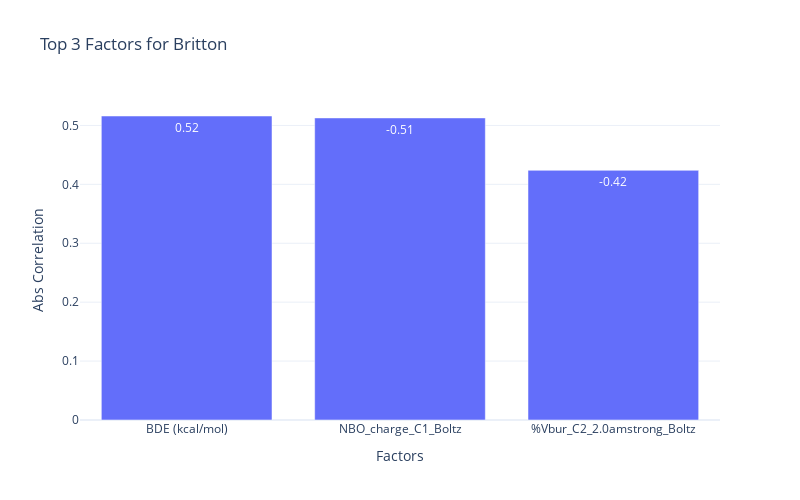
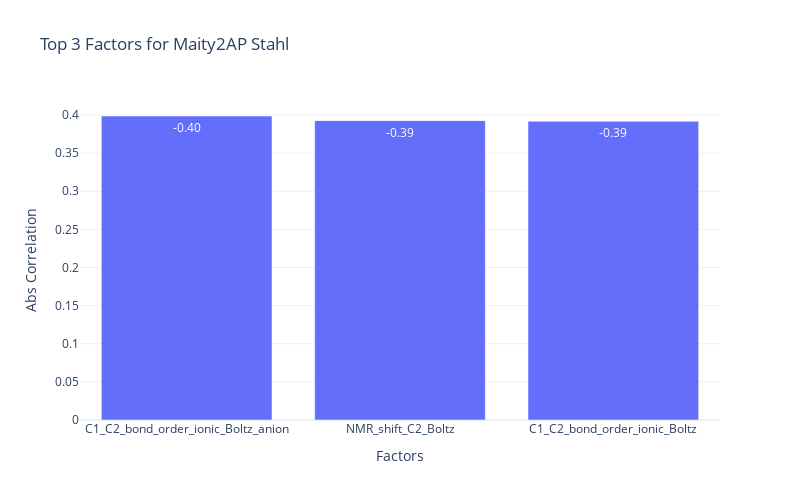
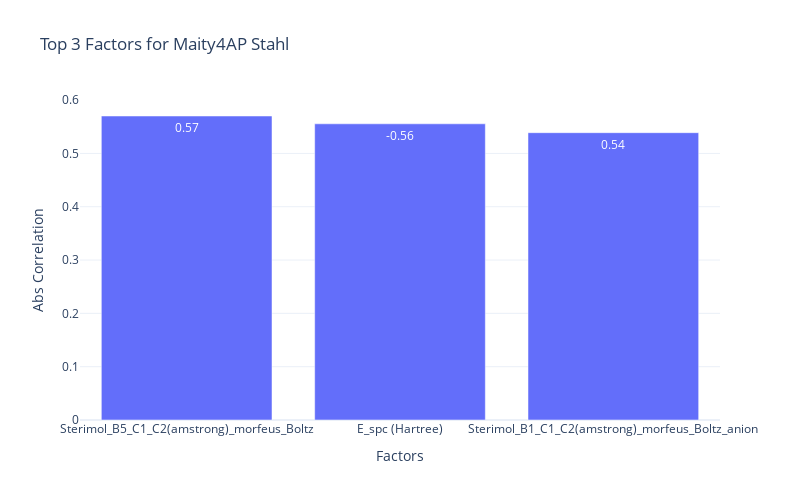
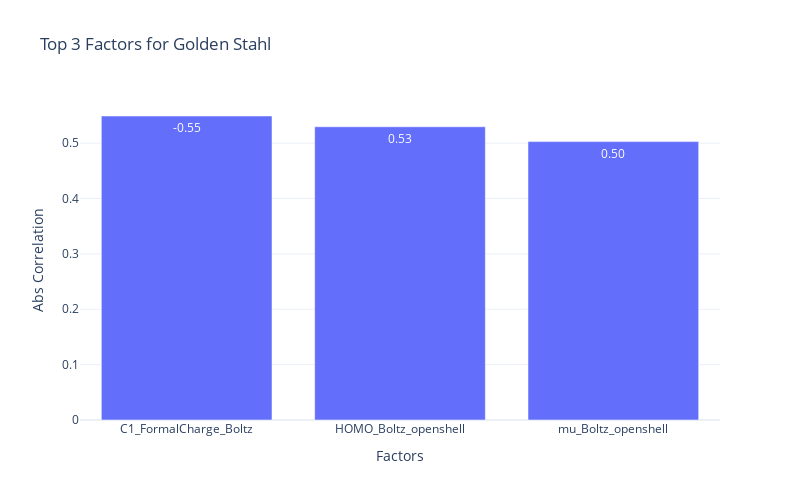

The code cell stored with these charts, in order, in its notebook:
### Code cell
import plotly.express as px

# Create bar charts for each method
for method, factors in top_factors_dict.items():
    # Prepare data for the chart
    data = correlation_results.loc[factors, method].reset_index()
    data.columns = ["Factor", "Correlation"]
    data["Absolute Correlation"] = data["Correlation"].abs()

    # Create the bar chart
    fig = px.bar(
        data,
        x="Factor",
        y="Absolute Correlation",
        text="Correlation",  # Add original correlation values as text
        title=f"Top 3 Factors for {method}",
        labels={"Absolute Correlation": "Correlation Value (|r|)", "Factor": "Property"},
    )

    # Customize layout
    fig.update_traces(texttemplate="%{text:.2f}", textposition="inside")  # Format text
    fig.update_layout(
        height=500,
        width=800,
        template="plotly_white",
        xaxis_title="Factors",
        yaxis_title="Abs Correlation",
    )

    # Show the chart
    fig.show()

### Figure 1 — Plotly figure (JSON) as saved in the notebook; plotly's stock layout.template omitted (floating-point values rounded to 4 significant figures)
{"data": [{"alignmentgroup": "True", "hovertemplate": "Property=%{x}<br>Correlation Value (|r|)=%{y}<br>Correlation=%{text}<extra></extra>", "legendgroup": "", "marker": {"color": "#636efa", "pattern": {"shape": ""}}, "name": "", "offsetgroup": "", "orientation": "v", "showlegend": false, "text": [0.516, -0.5128, -0.4238], "textposition": "inside", "texttemplate": "%{text:.2f}", "type": "bar", "x": ["BDE (kcal/mol)", "NBO_charge_C1_Boltz", "%Vbur_C2_2.0amstrong_Boltz"], "xaxis": "x", "y": [0.516, 0.5128, 0.4238], "yaxis": "y"}], "layout": {"barmode": "relative", "height": 500, "legend": {"tracegroupgap": 0}, "title": {"text": "Top 3 Factors for Britton"}, "width": 800, "xaxis": {"anchor": "y", "domain": [0, 1], "title": {"text": "Factors"}}, "yaxis": {"anchor": "x", "domain": [0, 1], "title": {"text": "Abs Correlation"}}}}

### Figure 2 — Plotly figure (JSON) as saved in the notebook; plotly's stock layout.template omitted (floating-point values rounded to 4 significant figures)
{"data": [{"alignmentgroup": "True", "hovertemplate": "Property=%{x}<br>Correlation Value (|r|)=%{y}<br>Correlation=%{text}<extra></extra>", "legendgroup": "", "marker": {"color": "#636efa", "pattern": {"shape": ""}}, "name": "", "offsetgroup": "", "orientation": "v", "showlegend": false, "text": [-0.3987, -0.3927, -0.3918], "textposition": "inside", "texttemplate": "%{text:.2f}", "type": "bar", "x": ["C1_C2_bond_order_ionic_Boltz_anion", "NMR_shift_C2_Boltz", "C1_C2_bond_order_ionic_Boltz"], "xaxis": "x", "y": [0.3987, 0.3927, 0.3918], "yaxis": "y"}], "layout": {"barmode": "relative", "height": 500, "legend": {"tracegroupgap": 0}, "title": {"text": "Top 3 Factors for Maity2AP Stahl"}, "width": 800, "xaxis": {"anchor": "y", "domain": [0, 1], "title": {"text": "Factors"}}, "yaxis": {"anchor": "x", "domain": [0, 1], "title": {"text": "Abs Correlation"}}}}

### Figure 3 — Plotly figure (JSON) as saved in the notebook; plotly's stock layout.template omitted (floating-point values rounded to 4 significant figures)
{"data": [{"alignmentgroup": "True", "hovertemplate": "Property=%{x}<br>Correlation Value (|r|)=%{y}<br>Correlation=%{text}<extra></extra>", "legendgroup": "", "marker": {"color": "#636efa", "pattern": {"shape": ""}}, "name": "", "offsetgroup": "", "orientation": "v", "showlegend": false, "text": [0.5702, -0.5555, 0.5389], "textposition": "inside", "texttemplate": "%{text:.2f}", "type": "bar", "x": ["Sterimol_B5_C1_C2(amstrong)_morfeus_Boltz", "E_spc (Hartree)", "Sterimol_B1_C1_C2(amstrong)_morfeus_Boltz_anion"], "xaxis": "x", "y": [0.5702, 0.5555, 0.5389], "yaxis": "y"}], "layout": {"barmode": "relative", "height": 500, "legend": {"tracegroupgap": 0}, "title": {"text": "Top 3 Factors for Maity4AP Stahl"}, "width": 800, "xaxis": {"anchor": "y", "domain": [0, 1], "title": {"text": "Factors"}}, "yaxis": {"anchor": "x", "domain": [0, 1], "title": {"text": "Abs Correlation"}}}}

### Figure 4 — Plotly figure (JSON) as saved in the notebook; plotly's stock layout.template omitted (floating-point values rounded to 4 significant figures)
{"data": [{"alignmentgroup": "True", "hovertemplate": "Property=%{x}<br>Correlation Value (|r|)=%{y}<br>Correlation=%{text}<extra></extra>", "legendgroup": "", "marker": {"color": "#636efa", "pattern": {"shape": ""}}, "name": "", "offsetgroup": "", "orientation": "v", "showlegend": false, "text": [-0.549, 0.5295, 0.5027], "textposition": "inside", "texttemplate": "%{text:.2f}", "type": "bar", "x": ["C1_FormalCharge_Boltz", "HOMO_Boltz_openshell", "mu_Boltz_openshell"], "xaxis": "x", "y": [0.549, 0.5295, 0.5027], "yaxis": "y"}], "layout": {"barmode": "relative", "height": 500, "legend": {"tracegroupgap": 0}, "title": {"text": "Top 3 Factors for Golden Stahl"}, "width": 800, "xaxis": {"anchor": "y", "domain": [0, 1], "title": {"text": "Factors"}}, "yaxis": {"anchor": "x", "domain": [0, 1], "title": {"text": "Abs Correlation"}}}}
